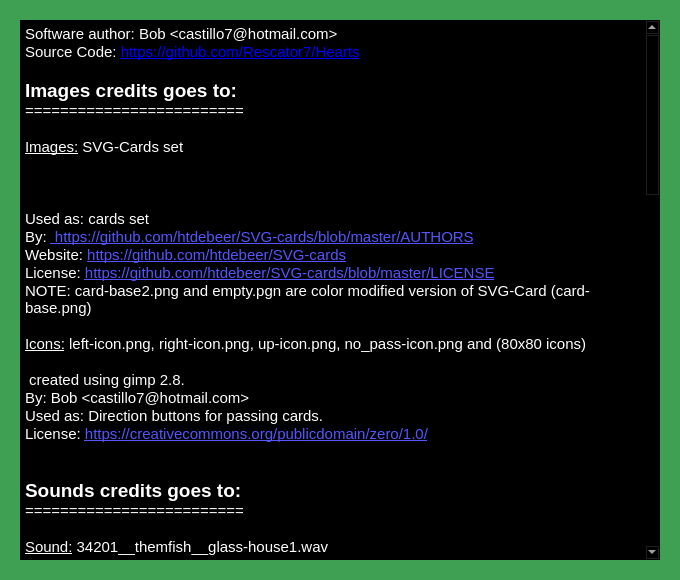
<?xml version="1.0" encoding="UTF-8"?>
<ui version="4.0">
 <class>Credits</class>
 <widget class="QDialog" name="Credits">
  <property name="geometry">
   <rect>
    <x>0</x>
    <y>0</y>
    <width>680</width>
    <height>580</height>
   </rect>
  </property>
  <property name="palette">
   <palette>
    <active>
     <colorrole role="WindowText">
      <brush brushstyle="SolidPattern">
       <color alpha="255">
        <red>0</red>
        <green>0</green>
        <blue>0</blue>
       </color>
      </brush>
     </colorrole>
     <colorrole role="Button">
      <brush brushstyle="SolidPattern">
       <color alpha="255">
        <red>63</red>
        <green>159</green>
        <blue>82</blue>
       </color>
      </brush>
     </colorrole>
     <colorrole role="Light">
      <brush brushstyle="SolidPattern">
       <color alpha="255">
        <red>94</red>
        <green>239</green>
        <blue>123</blue>
       </color>
      </brush>
     </colorrole>
     <colorrole role="Midlight">
      <brush brushstyle="SolidPattern">
       <color alpha="255">
        <red>78</red>
        <green>199</green>
        <blue>102</blue>
       </color>
      </brush>
     </colorrole>
     <colorrole role="Dark">
      <brush brushstyle="SolidPattern">
       <color alpha="255">
        <red>31</red>
        <green>79</green>
        <blue>41</blue>
       </color>
      </brush>
     </colorrole>
     <colorrole role="Mid">
      <brush brushstyle="SolidPattern">
       <color alpha="255">
        <red>42</red>
        <green>106</green>
        <blue>54</blue>
       </color>
      </brush>
     </colorrole>
     <colorrole role="Text">
      <brush brushstyle="SolidPattern">
       <color alpha="255">
        <red>0</red>
        <green>0</green>
        <blue>0</blue>
       </color>
      </brush>
     </colorrole>
     <colorrole role="BrightText">
      <brush brushstyle="SolidPattern">
       <color alpha="255">
        <red>255</red>
        <green>255</green>
        <blue>255</blue>
       </color>
      </brush>
     </colorrole>
     <colorrole role="ButtonText">
      <brush brushstyle="SolidPattern">
       <color alpha="255">
        <red>0</red>
        <green>0</green>
        <blue>0</blue>
       </color>
      </brush>
     </colorrole>
     <colorrole role="Base">
      <brush brushstyle="SolidPattern">
       <color alpha="255">
        <red>255</red>
        <green>255</green>
        <blue>255</blue>
       </color>
      </brush>
     </colorrole>
     <colorrole role="Window">
      <brush brushstyle="SolidPattern">
       <color alpha="255">
        <red>63</red>
        <green>159</green>
        <blue>82</blue>
       </color>
      </brush>
     </colorrole>
     <colorrole role="Shadow">
      <brush brushstyle="SolidPattern">
       <color alpha="255">
        <red>0</red>
        <green>0</green>
        <blue>0</blue>
       </color>
      </brush>
     </colorrole>
     <colorrole role="AlternateBase">
      <brush brushstyle="SolidPattern">
       <color alpha="255">
        <red>159</red>
        <green>207</green>
        <blue>168</blue>
       </color>
      </brush>
     </colorrole>
     <colorrole role="ToolTipBase">
      <brush brushstyle="SolidPattern">
       <color alpha="255">
        <red>255</red>
        <green>255</green>
        <blue>220</blue>
       </color>
      </brush>
     </colorrole>
     <colorrole role="ToolTipText">
      <brush brushstyle="SolidPattern">
       <color alpha="255">
        <red>0</red>
        <green>0</green>
        <blue>0</blue>
       </color>
      </brush>
     </colorrole>
    </active>
    <inactive>
     <colorrole role="WindowText">
      <brush brushstyle="SolidPattern">
       <color alpha="255">
        <red>0</red>
        <green>0</green>
        <blue>0</blue>
       </color>
      </brush>
     </colorrole>
     <colorrole role="Button">
      <brush brushstyle="SolidPattern">
       <color alpha="255">
        <red>63</red>
        <green>159</green>
        <blue>82</blue>
       </color>
      </brush>
     </colorrole>
     <colorrole role="Light">
      <brush brushstyle="SolidPattern">
       <color alpha="255">
        <red>94</red>
        <green>239</green>
        <blue>123</blue>
       </color>
      </brush>
     </colorrole>
     <colorrole role="Midlight">
      <brush brushstyle="SolidPattern">
       <color alpha="255">
        <red>78</red>
        <green>199</green>
        <blue>102</blue>
       </color>
      </brush>
     </colorrole>
     <colorrole role="Dark">
      <brush brushstyle="SolidPattern">
       <color alpha="255">
        <red>31</red>
        <green>79</green>
        <blue>41</blue>
       </color>
      </brush>
     </colorrole>
     <colorrole role="Mid">
      <brush brushstyle="SolidPattern">
       <color alpha="255">
        <red>42</red>
        <green>106</green>
        <blue>54</blue>
       </color>
      </brush>
     </colorrole>
     <colorrole role="Text">
      <brush brushstyle="SolidPattern">
       <color alpha="255">
        <red>0</red>
        <green>0</green>
        <blue>0</blue>
       </color>
      </brush>
     </colorrole>
     <colorrole role="BrightText">
      <brush brushstyle="SolidPattern">
       <color alpha="255">
        <red>255</red>
        <green>255</green>
        <blue>255</blue>
       </color>
      </brush>
     </colorrole>
     <colorrole role="ButtonText">
      <brush brushstyle="SolidPattern">
       <color alpha="255">
        <red>0</red>
        <green>0</green>
        <blue>0</blue>
       </color>
      </brush>
     </colorrole>
     <colorrole role="Base">
      <brush brushstyle="SolidPattern">
       <color alpha="255">
        <red>255</red>
        <green>255</green>
        <blue>255</blue>
       </color>
      </brush>
     </colorrole>
     <colorrole role="Window">
      <brush brushstyle="SolidPattern">
       <color alpha="255">
        <red>63</red>
        <green>159</green>
        <blue>82</blue>
       </color>
      </brush>
     </colorrole>
     <colorrole role="Shadow">
      <brush brushstyle="SolidPattern">
       <color alpha="255">
        <red>0</red>
        <green>0</green>
        <blue>0</blue>
       </color>
      </brush>
     </colorrole>
     <colorrole role="AlternateBase">
      <brush brushstyle="SolidPattern">
       <color alpha="255">
        <red>159</red>
        <green>207</green>
        <blue>168</blue>
       </color>
      </brush>
     </colorrole>
     <colorrole role="ToolTipBase">
      <brush brushstyle="SolidPattern">
       <color alpha="255">
        <red>255</red>
        <green>255</green>
        <blue>220</blue>
       </color>
      </brush>
     </colorrole>
     <colorrole role="ToolTipText">
      <brush brushstyle="SolidPattern">
       <color alpha="255">
        <red>0</red>
        <green>0</green>
        <blue>0</blue>
       </color>
      </brush>
     </colorrole>
    </inactive>
    <disabled>
     <colorrole role="WindowText">
      <brush brushstyle="SolidPattern">
       <color alpha="255">
        <red>31</red>
        <green>79</green>
        <blue>41</blue>
       </color>
      </brush>
     </colorrole>
     <colorrole role="Button">
      <brush brushstyle="SolidPattern">
       <color alpha="255">
        <red>63</red>
        <green>159</green>
        <blue>82</blue>
       </color>
      </brush>
     </colorrole>
     <colorrole role="Light">
      <brush brushstyle="SolidPattern">
       <color alpha="255">
        <red>94</red>
        <green>239</green>
        <blue>123</blue>
       </color>
      </brush>
     </colorrole>
     <colorrole role="Midlight">
      <brush brushstyle="SolidPattern">
       <color alpha="255">
        <red>78</red>
        <green>199</green>
        <blue>102</blue>
       </color>
      </brush>
     </colorrole>
     <colorrole role="Dark">
      <brush brushstyle="SolidPattern">
       <color alpha="255">
        <red>31</red>
        <green>79</green>
        <blue>41</blue>
       </color>
      </brush>
     </colorrole>
     <colorrole role="Mid">
      <brush brushstyle="SolidPattern">
       <color alpha="255">
        <red>42</red>
        <green>106</green>
        <blue>54</blue>
       </color>
      </brush>
     </colorrole>
     <colorrole role="Text">
      <brush brushstyle="SolidPattern">
       <color alpha="255">
        <red>31</red>
        <green>79</green>
        <blue>41</blue>
       </color>
      </brush>
     </colorrole>
     <colorrole role="BrightText">
      <brush brushstyle="SolidPattern">
       <color alpha="255">
        <red>255</red>
        <green>255</green>
        <blue>255</blue>
       </color>
      </brush>
     </colorrole>
     <colorrole role="ButtonText">
      <brush brushstyle="SolidPattern">
       <color alpha="255">
        <red>31</red>
        <green>79</green>
        <blue>41</blue>
       </color>
      </brush>
     </colorrole>
     <colorrole role="Base">
      <brush brushstyle="SolidPattern">
       <color alpha="255">
        <red>63</red>
        <green>159</green>
        <blue>82</blue>
       </color>
      </brush>
     </colorrole>
     <colorrole role="Window">
      <brush brushstyle="SolidPattern">
       <color alpha="255">
        <red>63</red>
        <green>159</green>
        <blue>82</blue>
       </color>
      </brush>
     </colorrole>
     <colorrole role="Shadow">
      <brush brushstyle="SolidPattern">
       <color alpha="255">
        <red>0</red>
        <green>0</green>
        <blue>0</blue>
       </color>
      </brush>
     </colorrole>
     <colorrole role="AlternateBase">
      <brush brushstyle="SolidPattern">
       <color alpha="255">
        <red>63</red>
        <green>159</green>
        <blue>82</blue>
       </color>
      </brush>
     </colorrole>
     <colorrole role="ToolTipBase">
      <brush brushstyle="SolidPattern">
       <color alpha="255">
        <red>255</red>
        <green>255</green>
        <blue>220</blue>
       </color>
      </brush>
     </colorrole>
     <colorrole role="ToolTipText">
      <brush brushstyle="SolidPattern">
       <color alpha="255">
        <red>0</red>
        <green>0</green>
        <blue>0</blue>
       </color>
      </brush>
     </colorrole>
    </disabled>
   </palette>
  </property>
  <property name="windowTitle">
   <string>Credits</string>
  </property>
  <widget class="QTextBrowser" name="textBrowser">
   <property name="geometry">
    <rect>
     <x>20</x>
     <y>20</y>
     <width>640</width>
     <height>540</height>
    </rect>
   </property>
   <property name="palette">
    <palette>
     <active>
      <colorrole role="WindowText">
       <brush brushstyle="SolidPattern">
        <color alpha="255">
         <red>255</red>
         <green>255</green>
         <blue>255</blue>
        </color>
       </brush>
      </colorrole>
      <colorrole role="Button">
       <brush brushstyle="SolidPattern">
        <color alpha="255">
         <red>0</red>
         <green>0</green>
         <blue>0</blue>
        </color>
       </brush>
      </colorrole>
      <colorrole role="Light">
       <brush brushstyle="SolidPattern">
        <color alpha="255">
         <red>0</red>
         <green>0</green>
         <blue>0</blue>
        </color>
       </brush>
      </colorrole>
      <colorrole role="Midlight">
       <brush brushstyle="SolidPattern">
        <color alpha="255">
         <red>0</red>
         <green>0</green>
         <blue>0</blue>
        </color>
       </brush>
      </colorrole>
      <colorrole role="Dark">
       <brush brushstyle="SolidPattern">
        <color alpha="255">
         <red>0</red>
         <green>0</green>
         <blue>0</blue>
        </color>
       </brush>
      </colorrole>
      <colorrole role="Mid">
       <brush brushstyle="SolidPattern">
        <color alpha="255">
         <red>0</red>
         <green>0</green>
         <blue>0</blue>
        </color>
       </brush>
      </colorrole>
      <colorrole role="Text">
       <brush brushstyle="SolidPattern">
        <color alpha="255">
         <red>255</red>
         <green>255</green>
         <blue>255</blue>
        </color>
       </brush>
      </colorrole>
      <colorrole role="BrightText">
       <brush brushstyle="SolidPattern">
        <color alpha="255">
         <red>255</red>
         <green>255</green>
         <blue>255</blue>
        </color>
       </brush>
      </colorrole>
      <colorrole role="ButtonText">
       <brush brushstyle="SolidPattern">
        <color alpha="255">
         <red>255</red>
         <green>255</green>
         <blue>255</blue>
        </color>
       </brush>
      </colorrole>
      <colorrole role="Base">
       <brush brushstyle="SolidPattern">
        <color alpha="255">
         <red>0</red>
         <green>0</green>
         <blue>0</blue>
        </color>
       </brush>
      </colorrole>
      <colorrole role="Window">
       <brush brushstyle="SolidPattern">
        <color alpha="255">
         <red>0</red>
         <green>0</green>
         <blue>0</blue>
        </color>
       </brush>
      </colorrole>
      <colorrole role="Shadow">
       <brush brushstyle="SolidPattern">
        <color alpha="255">
         <red>0</red>
         <green>0</green>
         <blue>0</blue>
        </color>
       </brush>
      </colorrole>
      <colorrole role="Link">
       <brush brushstyle="SolidPattern">
        <color alpha="255">
         <red>85</red>
         <green>85</green>
         <blue>255</blue>
        </color>
       </brush>
      </colorrole>
      <colorrole role="AlternateBase">
       <brush brushstyle="SolidPattern">
        <color alpha="255">
         <red>0</red>
         <green>0</green>
         <blue>0</blue>
        </color>
       </brush>
      </colorrole>
      <colorrole role="ToolTipBase">
       <brush brushstyle="SolidPattern">
        <color alpha="255">
         <red>255</red>
         <green>255</green>
         <blue>220</blue>
        </color>
       </brush>
      </colorrole>
      <colorrole role="ToolTipText">
       <brush brushstyle="SolidPattern">
        <color alpha="255">
         <red>0</red>
         <green>0</green>
         <blue>0</blue>
        </color>
       </brush>
      </colorrole>
     </active>
     <inactive>
      <colorrole role="WindowText">
       <brush brushstyle="SolidPattern">
        <color alpha="255">
         <red>255</red>
         <green>255</green>
         <blue>255</blue>
        </color>
       </brush>
      </colorrole>
      <colorrole role="Button">
       <brush brushstyle="SolidPattern">
        <color alpha="255">
         <red>0</red>
         <green>0</green>
         <blue>0</blue>
        </color>
       </brush>
      </colorrole>
      <colorrole role="Light">
       <brush brushstyle="SolidPattern">
        <color alpha="255">
         <red>0</red>
         <green>0</green>
         <blue>0</blue>
        </color>
       </brush>
      </colorrole>
      <colorrole role="Midlight">
       <brush brushstyle="SolidPattern">
        <color alpha="255">
         <red>0</red>
         <green>0</green>
         <blue>0</blue>
        </color>
       </brush>
      </colorrole>
      <colorrole role="Dark">
       <brush brushstyle="SolidPattern">
        <color alpha="255">
         <red>0</red>
         <green>0</green>
         <blue>0</blue>
        </color>
       </brush>
      </colorrole>
      <colorrole role="Mid">
       <brush brushstyle="SolidPattern">
        <color alpha="255">
         <red>0</red>
         <green>0</green>
         <blue>0</blue>
        </color>
       </brush>
      </colorrole>
      <colorrole role="Text">
       <brush brushstyle="SolidPattern">
        <color alpha="255">
         <red>255</red>
         <green>255</green>
         <blue>255</blue>
        </color>
       </brush>
      </colorrole>
      <colorrole role="BrightText">
       <brush brushstyle="SolidPattern">
        <color alpha="255">
         <red>255</red>
         <green>255</green>
         <blue>255</blue>
        </color>
       </brush>
      </colorrole>
      <colorrole role="ButtonText">
       <brush brushstyle="SolidPattern">
        <color alpha="255">
         <red>255</red>
         <green>255</green>
         <blue>255</blue>
        </color>
       </brush>
      </colorrole>
      <colorrole role="Base">
       <brush brushstyle="SolidPattern">
        <color alpha="255">
         <red>0</red>
         <green>0</green>
         <blue>0</blue>
        </color>
       </brush>
      </colorrole>
      <colorrole role="Window">
       <brush brushstyle="SolidPattern">
        <color alpha="255">
         <red>0</red>
         <green>0</green>
         <blue>0</blue>
        </color>
       </brush>
      </colorrole>
      <colorrole role="Shadow">
       <brush brushstyle="SolidPattern">
        <color alpha="255">
         <red>0</red>
         <green>0</green>
         <blue>0</blue>
        </color>
       </brush>
      </colorrole>
      <colorrole role="Link">
       <brush brushstyle="SolidPattern">
        <color alpha="255">
         <red>85</red>
         <green>85</green>
         <blue>255</blue>
        </color>
       </brush>
      </colorrole>
      <colorrole role="AlternateBase">
       <brush brushstyle="SolidPattern">
        <color alpha="255">
         <red>0</red>
         <green>0</green>
         <blue>0</blue>
        </color>
       </brush>
      </colorrole>
      <colorrole role="ToolTipBase">
       <brush brushstyle="SolidPattern">
        <color alpha="255">
         <red>255</red>
         <green>255</green>
         <blue>220</blue>
        </color>
       </brush>
      </colorrole>
      <colorrole role="ToolTipText">
       <brush brushstyle="SolidPattern">
        <color alpha="255">
         <red>0</red>
         <green>0</green>
         <blue>0</blue>
        </color>
       </brush>
      </colorrole>
     </inactive>
     <disabled>
      <colorrole role="WindowText">
       <brush brushstyle="SolidPattern">
        <color alpha="255">
         <red>0</red>
         <green>0</green>
         <blue>0</blue>
        </color>
       </brush>
      </colorrole>
      <colorrole role="Button">
       <brush brushstyle="SolidPattern">
        <color alpha="255">
         <red>0</red>
         <green>0</green>
         <blue>0</blue>
        </color>
       </brush>
      </colorrole>
      <colorrole role="Light">
       <brush brushstyle="SolidPattern">
        <color alpha="255">
         <red>0</red>
         <green>0</green>
         <blue>0</blue>
        </color>
       </brush>
      </colorrole>
      <colorrole role="Midlight">
       <brush brushstyle="SolidPattern">
        <color alpha="255">
         <red>0</red>
         <green>0</green>
         <blue>0</blue>
        </color>
       </brush>
      </colorrole>
      <colorrole role="Dark">
       <brush brushstyle="SolidPattern">
        <color alpha="255">
         <red>0</red>
         <green>0</green>
         <blue>0</blue>
        </color>
       </brush>
      </colorrole>
      <colorrole role="Mid">
       <brush brushstyle="SolidPattern">
        <color alpha="255">
         <red>0</red>
         <green>0</green>
         <blue>0</blue>
        </color>
       </brush>
      </colorrole>
      <colorrole role="Text">
       <brush brushstyle="SolidPattern">
        <color alpha="255">
         <red>0</red>
         <green>0</green>
         <blue>0</blue>
        </color>
       </brush>
      </colorrole>
      <colorrole role="BrightText">
       <brush brushstyle="SolidPattern">
        <color alpha="255">
         <red>255</red>
         <green>255</green>
         <blue>255</blue>
        </color>
       </brush>
      </colorrole>
      <colorrole role="ButtonText">
       <brush brushstyle="SolidPattern">
        <color alpha="255">
         <red>0</red>
         <green>0</green>
         <blue>0</blue>
        </color>
       </brush>
      </colorrole>
      <colorrole role="Base">
       <brush brushstyle="SolidPattern">
        <color alpha="255">
         <red>0</red>
         <green>0</green>
         <blue>0</blue>
        </color>
       </brush>
      </colorrole>
      <colorrole role="Window">
       <brush brushstyle="SolidPattern">
        <color alpha="255">
         <red>0</red>
         <green>0</green>
         <blue>0</blue>
        </color>
       </brush>
      </colorrole>
      <colorrole role="Shadow">
       <brush brushstyle="SolidPattern">
        <color alpha="255">
         <red>0</red>
         <green>0</green>
         <blue>0</blue>
        </color>
       </brush>
      </colorrole>
      <colorrole role="Link">
       <brush brushstyle="SolidPattern">
        <color alpha="255">
         <red>85</red>
         <green>85</green>
         <blue>255</blue>
        </color>
       </brush>
      </colorrole>
      <colorrole role="AlternateBase">
       <brush brushstyle="SolidPattern">
        <color alpha="255">
         <red>0</red>
         <green>0</green>
         <blue>0</blue>
        </color>
       </brush>
      </colorrole>
      <colorrole role="ToolTipBase">
       <brush brushstyle="SolidPattern">
        <color alpha="255">
         <red>255</red>
         <green>255</green>
         <blue>220</blue>
        </color>
       </brush>
      </colorrole>
      <colorrole role="ToolTipText">
       <brush brushstyle="SolidPattern">
        <color alpha="255">
         <red>0</red>
         <green>0</green>
         <blue>0</blue>
        </color>
       </brush>
      </colorrole>
     </disabled>
    </palette>
   </property>
   <property name="html">
    <string>&lt;!DOCTYPE HTML PUBLIC &quot;-//W3C//DTD HTML 4.0//EN&quot; &quot;http://www.w3.org/TR/REC-html40/strict.dtd&quot;&gt;
&lt;html&gt;&lt;head&gt;&lt;meta name=&quot;qrichtext&quot; content=&quot;1&quot; /&gt;&lt;style type=&quot;text/css&quot;&gt;
p, li { white-space: pre-wrap; }
&lt;/style&gt;&lt;/head&gt;&lt;body style=&quot; font-family:'Ubuntu'; font-size:11pt; font-weight:400; font-style:normal;&quot;&gt;
&lt;p style=&quot; margin-top:0px; margin-bottom:0px; margin-left:0px; margin-right:0px; -qt-block-indent:0; text-indent:0px;&quot;&gt;Software author: Bob &amp;lt;castillo7@hotmail.com&amp;gt;&lt;/p&gt;
&lt;p style=&quot; margin-top:0px; margin-bottom:0px; margin-left:0px; margin-right:0px; -qt-block-indent:0; text-indent:0px;&quot;&gt;Source Code: &lt;a href=&quot;https://github.com/Rescator7/Hearts&quot;&gt;&lt;span style=&quot; text-decoration: underline; color:#0000ff;&quot;&gt;https://github.com/Rescator7/Hearts&lt;/span&gt;&lt;/a&gt;&lt;/p&gt;
&lt;p style=&quot;-qt-paragraph-type:empty; margin-top:0px; margin-bottom:0px; margin-left:0px; margin-right:0px; -qt-block-indent:0; text-indent:0px;&quot;&gt;&lt;br /&gt;&lt;/p&gt;
&lt;p style=&quot; margin-top:0px; margin-bottom:0px; margin-left:0px; margin-right:0px; -qt-block-indent:0; text-indent:0px;&quot;&gt;&lt;span style=&quot; font-size:14pt; font-weight:600;&quot;&gt;Images credits goes to:&lt;/span&gt;&lt;/p&gt;
&lt;p style=&quot; margin-top:0px; margin-bottom:0px; margin-left:0px; margin-right:0px; -qt-block-indent:0; text-indent:0px;&quot;&gt;=========================&lt;/p&gt;
&lt;p style=&quot;-qt-paragraph-type:empty; margin-top:0px; margin-bottom:0px; margin-left:0px; margin-right:0px; -qt-block-indent:0; text-indent:0px;&quot;&gt;&lt;br /&gt;&lt;/p&gt;
&lt;p style=&quot; margin-top:0px; margin-bottom:0px; margin-left:0px; margin-right:0px; -qt-block-indent:0; text-indent:0px;&quot;&gt;&lt;span style=&quot; text-decoration: underline;&quot;&gt;Images:&lt;/span&gt; SVG-Cards set&lt;/p&gt;
&lt;p style=&quot;-qt-paragraph-type:empty; margin-top:0px; margin-bottom:0px; margin-left:0px; margin-right:0px; -qt-block-indent:0; text-indent:0px;&quot;&gt;&lt;br /&gt;&lt;/p&gt;
&lt;p style=&quot; margin-top:0px; margin-bottom:0px; margin-left:0px; margin-right:0px; -qt-block-indent:0; text-indent:0px;&quot;&gt;&lt;img src=&quot;:/SVG-cards/heart_1(80x115).png&quot; /&gt;&lt;/p&gt;
&lt;p style=&quot;-qt-paragraph-type:empty; margin-top:0px; margin-bottom:0px; margin-left:0px; margin-right:0px; -qt-block-indent:0; text-indent:0px;&quot;&gt;&lt;br /&gt;&lt;/p&gt;
&lt;p style=&quot; margin-top:0px; margin-bottom:0px; margin-left:0px; margin-right:0px; -qt-block-indent:0; text-indent:0px;&quot;&gt;Used as: cards set&lt;/p&gt;
&lt;p style=&quot; margin-top:0px; margin-bottom:0px; margin-left:0px; margin-right:0px; -qt-block-indent:0; text-indent:0px;&quot;&gt;By: &lt;a href=&quot;https://github.com/htdebeer/SVG-cards/blob/master/AUTHORS&quot;&gt;&lt;span style=&quot; text-decoration: underline; color:#5555ff;&quot;&gt; https://github.com/htdebeer/SVG-cards/blob/master/AUTHORS&lt;/span&gt;&lt;/a&gt;&lt;/p&gt;
&lt;p style=&quot; margin-top:0px; margin-bottom:0px; margin-left:0px; margin-right:0px; -qt-block-indent:0; text-indent:0px;&quot;&gt;Website: &lt;a href=&quot;https://github.com/htdebeer/SVG-cards&quot;&gt;&lt;span style=&quot; text-decoration: underline; color:#5555ff;&quot;&gt;https://github.com/htdebeer/SVG-cards&lt;/span&gt;&lt;/a&gt;&lt;/p&gt;
&lt;p style=&quot; margin-top:0px; margin-bottom:0px; margin-left:0px; margin-right:0px; -qt-block-indent:0; text-indent:0px;&quot;&gt;License: &lt;a href=&quot;https://github.com/htdebeer/SVG-cards/blob/master/LICENSE&quot;&gt;&lt;span style=&quot; text-decoration: underline; color:#5555ff;&quot;&gt;https://github.com/htdebeer/SVG-cards/blob/master/LICENSE&lt;/span&gt;&lt;/a&gt;&lt;/p&gt;
&lt;p style=&quot; margin-top:0px; margin-bottom:0px; margin-left:0px; margin-right:0px; -qt-block-indent:0; text-indent:0px;&quot;&gt;NOTE: card-base2.png and empty.pgn are color modified version of SVG-Card (card-base.png)&lt;/p&gt;
&lt;p style=&quot;-qt-paragraph-type:empty; margin-top:0px; margin-bottom:0px; margin-left:0px; margin-right:0px; -qt-block-indent:0; text-indent:0px;&quot;&gt;&lt;br /&gt;&lt;/p&gt;
&lt;p style=&quot; margin-top:0px; margin-bottom:0px; margin-left:0px; margin-right:0px; -qt-block-indent:0; text-indent:0px;&quot;&gt;&lt;span style=&quot; text-decoration: underline;&quot;&gt;Icons:&lt;/span&gt; left-icon.png, right-icon.png, up-icon.png, no_pass-icon.png and (80x80 icons)&lt;/p&gt;
&lt;p style=&quot;-qt-paragraph-type:empty; margin-top:0px; margin-bottom:0px; margin-left:0px; margin-right:0px; -qt-block-indent:0; text-indent:0px;&quot;&gt;&lt;br /&gt;&lt;/p&gt;
&lt;p style=&quot; margin-top:0px; margin-bottom:0px; margin-left:0px; margin-right:0px; -qt-block-indent:0; text-indent:0px;&quot;&gt;&lt;img src=&quot;:/icons/left-icon(80x80).png&quot; /&gt;&lt;img src=&quot;:/icons/right-icon(80x80).png&quot; /&gt;&lt;img src=&quot;:/icons/up-icon(80x80).png&quot; /&gt;&lt;img src=&quot;:/icons/no_pass-icon(80x80).png&quot; /&gt; created using gimp 2.8.&lt;/p&gt;
&lt;p style=&quot; margin-top:0px; margin-bottom:0px; margin-left:0px; margin-right:0px; -qt-block-indent:0; text-indent:0px;&quot;&gt;By: Bob &amp;lt;castillo7@hotmail.com&amp;gt;&lt;/p&gt;
&lt;p style=&quot; margin-top:0px; margin-bottom:0px; margin-left:0px; margin-right:0px; -qt-block-indent:0; text-indent:0px;&quot;&gt;Used as: Direction buttons for passing cards.&lt;/p&gt;
&lt;p style=&quot; margin-top:0px; margin-bottom:0px; margin-left:0px; margin-right:0px; -qt-block-indent:0; text-indent:0px;&quot;&gt;License: &lt;a href=&quot;https://creativecommons.org/publicdomain/zero/1.0/&quot;&gt;&lt;span style=&quot; text-decoration: underline; color:#5555ff;&quot;&gt;https://creativecommons.org/publicdomain/zero/1.0/&lt;/span&gt;&lt;/a&gt;&lt;/p&gt;
&lt;p style=&quot;-qt-paragraph-type:empty; margin-top:0px; margin-bottom:0px; margin-left:0px; margin-right:0px; -qt-block-indent:0; text-indent:0px; text-decoration: underline; color:#0000ff;&quot;&gt;&lt;br /&gt;&lt;/p&gt;
&lt;p style=&quot;-qt-paragraph-type:empty; margin-top:0px; margin-bottom:0px; margin-left:0px; margin-right:0px; -qt-block-indent:0; text-indent:0px;&quot;&gt;&lt;br /&gt;&lt;/p&gt;
&lt;p style=&quot; margin-top:0px; margin-bottom:0px; margin-left:0px; margin-right:0px; -qt-block-indent:0; text-indent:0px;&quot;&gt;&lt;span style=&quot; font-size:14pt; font-weight:600;&quot;&gt;Sounds credits goes to:&lt;/span&gt;&lt;/p&gt;
&lt;p style=&quot; margin-top:0px; margin-bottom:0px; margin-left:0px; margin-right:0px; -qt-block-indent:0; text-indent:0px;&quot;&gt;=========================&lt;/p&gt;
&lt;p style=&quot;-qt-paragraph-type:empty; margin-top:0px; margin-bottom:0px; margin-left:0px; margin-right:0px; -qt-block-indent:0; text-indent:0px;&quot;&gt;&lt;br /&gt;&lt;/p&gt;
&lt;p style=&quot; margin-top:0px; margin-bottom:0px; margin-left:0px; margin-right:0px; -qt-block-indent:0; text-indent:0px;&quot;&gt;&lt;span style=&quot; text-decoration: underline;&quot;&gt;Sound:&lt;/span&gt; 34201__themfish__glass-house1.wav&lt;/p&gt;
&lt;p style=&quot; margin-top:0px; margin-bottom:0px; margin-left:0px; margin-right:0px; -qt-block-indent:0; text-indent:0px;&quot;&gt;Used as: snd_breaking_heart&lt;/p&gt;
&lt;p style=&quot; margin-top:0px; margin-bottom:0px; margin-left:0px; margin-right:0px; -qt-block-indent:0; text-indent:0px;&quot;&gt;By: themfish&lt;/p&gt;
&lt;p style=&quot; margin-top:0px; margin-bottom:0px; margin-left:0px; margin-right:0px; -qt-block-indent:0; text-indent:0px;&quot;&gt;Website: &lt;a href=&quot;https://freesound.org/people/themfish/&quot;&gt;&lt;span style=&quot; text-decoration: underline; color:#5555ff;&quot;&gt;https://freesound.org/people/themfish/&lt;/span&gt;&lt;/a&gt;&lt;/p&gt;
&lt;p style=&quot; margin-top:0px; margin-bottom:0px; margin-left:0px; margin-right:0px; -qt-block-indent:0; text-indent:0px;&quot;&gt;License: &lt;a href=&quot;https://creativecommons.org/licenses/by/3.0/&quot;&gt;&lt;span style=&quot; text-decoration: underline; color:#5555ff;&quot;&gt;https://creativecommons.org/licenses/by/3.0/&lt;/span&gt;&lt;/a&gt;&lt;/p&gt;
&lt;p style=&quot;-qt-paragraph-type:empty; margin-top:0px; margin-bottom:0px; margin-left:0px; margin-right:0px; -qt-block-indent:0; text-indent:0px;&quot;&gt;&lt;br /&gt;&lt;/p&gt;
&lt;p style=&quot; margin-top:0px; margin-bottom:0px; margin-left:0px; margin-right:0px; -qt-block-indent:0; text-indent:0px;&quot;&gt;&lt;span style=&quot; text-decoration: underline;&quot;&gt;Sound:&lt;/span&gt; 240777__f4ngy__dealing-card.wav&lt;/p&gt;
&lt;p style=&quot; margin-top:0px; margin-bottom:0px; margin-left:0px; margin-right:0px; -qt-block-indent:0; text-indent:0px;&quot;&gt;Used as: snd_dealing_card&lt;/p&gt;
&lt;p style=&quot; margin-top:0px; margin-bottom:0px; margin-left:0px; margin-right:0px; -qt-block-indent:0; text-indent:0px;&quot;&gt;By: f4ngy&lt;/p&gt;
&lt;p style=&quot; margin-top:0px; margin-bottom:0px; margin-left:0px; margin-right:0px; -qt-block-indent:0; text-indent:0px;&quot;&gt;Website: &lt;a href=&quot;https://freesound.org/people/f4ngy/&quot;&gt;&lt;span style=&quot; text-decoration: underline; color:#5555ff;&quot;&gt;https://freesound.org/people/f4ngy/&lt;/span&gt;&lt;/a&gt;&lt;/p&gt;
&lt;p style=&quot; margin-top:0px; margin-bottom:0px; margin-left:0px; margin-right:0px; -qt-block-indent:0; text-indent:0px;&quot;&gt;License: &lt;a href=&quot;https://creativecommons.org/licenses/by/3.0/&quot;&gt;&lt;span style=&quot; text-decoration: underline; color:#5555ff;&quot;&gt;https://creativecommons.org/licenses/by/3.0/&lt;/span&gt;&lt;/a&gt;&lt;/p&gt;
&lt;p style=&quot;-qt-paragraph-type:empty; margin-top:0px; margin-bottom:0px; margin-left:0px; margin-right:0px; -qt-block-indent:0; text-indent:0px;&quot;&gt;&lt;br /&gt;&lt;/p&gt;
&lt;p style=&quot; margin-top:0px; margin-bottom:0px; margin-left:0px; margin-right:0px; -qt-block-indent:0; text-indent:0px;&quot;&gt;&lt;span style=&quot; text-decoration: underline;&quot;&gt;Sound:&lt;/span&gt; 253886__themusicalnomad__negative-beeps.wav&lt;/p&gt;
&lt;p style=&quot; margin-top:0px; margin-bottom:0px; margin-left:0px; margin-right:0px; -qt-block-indent:0; text-indent:0px;&quot;&gt;Used as: snd_error&lt;/p&gt;
&lt;p style=&quot; margin-top:0px; margin-bottom:0px; margin-left:0px; margin-right:0px; -qt-block-indent:0; text-indent:0px;&quot;&gt;By: themusicalnomad&lt;/p&gt;
&lt;p style=&quot; margin-top:0px; margin-bottom:0px; margin-left:0px; margin-right:0px; -qt-block-indent:0; text-indent:0px;&quot;&gt;Website: &lt;a href=&quot;https://freesound.org/people/themusicalnomad/&quot;&gt;&lt;span style=&quot; text-decoration: underline; color:#5555ff;&quot;&gt;https://freesound.org/people/themusicalnomad/&lt;/span&gt;&lt;/a&gt;&lt;/p&gt;
&lt;p style=&quot; margin-top:0px; margin-bottom:0px; margin-left:0px; margin-right:0px; -qt-block-indent:0; text-indent:0px;&quot;&gt;License: &lt;a href=&quot;https://creativecommons.org/publicdomain/zero/1.0/&quot;&gt;&lt;span style=&quot; text-decoration: underline; color:#5555ff;&quot;&gt;https://creativecommons.org/publicdomain/zero/1.0/&lt;/span&gt;&lt;/a&gt;&lt;/p&gt;
&lt;p style=&quot;-qt-paragraph-type:empty; margin-top:0px; margin-bottom:0px; margin-left:0px; margin-right:0px; -qt-block-indent:0; text-indent:0px;&quot;&gt;&lt;br /&gt;&lt;/p&gt;
&lt;p style=&quot; margin-top:0px; margin-bottom:0px; margin-left:0px; margin-right:0px; -qt-block-indent:0; text-indent:0px;&quot;&gt;&lt;span style=&quot; text-decoration: underline;&quot;&gt;Sound:&lt;/span&gt; 133283__fins__game-over.wav&lt;/p&gt;
&lt;p style=&quot; margin-top:0px; margin-bottom:0px; margin-left:0px; margin-right:0px; -qt-block-indent:0; text-indent:0px;&quot;&gt;Used as: snd_game_over&lt;/p&gt;
&lt;p style=&quot; margin-top:0px; margin-bottom:0px; margin-left:0px; margin-right:0px; -qt-block-indent:0; text-indent:0px;&quot;&gt;By: fins&lt;/p&gt;
&lt;p style=&quot; margin-top:0px; margin-bottom:0px; margin-left:0px; margin-right:0px; -qt-block-indent:0; text-indent:0px;&quot;&gt;Website: &lt;a href=&quot;https://freesound.org/people/fins/&quot;&gt;&lt;span style=&quot; text-decoration: underline; color:#5555ff;&quot;&gt;https://freesound.org/people/fins/&lt;/span&gt;&lt;/a&gt;&lt;/p&gt;
&lt;p style=&quot; margin-top:0px; margin-bottom:0px; margin-left:0px; margin-right:0px; -qt-block-indent:0; text-indent:0px;&quot;&gt;License: &lt;a href=&quot;https://creativecommons.org/publicdomain/zero/1.0/&quot;&gt;&lt;span style=&quot; text-decoration: underline; color:#5555ff;&quot;&gt;https://creativecommons.org/publicdomain/zero/1.0/&lt;/span&gt;&lt;/a&gt;&lt;/p&gt;
&lt;p style=&quot;-qt-paragraph-type:empty; margin-top:0px; margin-bottom:0px; margin-left:0px; margin-right:0px; -qt-block-indent:0; text-indent:0px;&quot;&gt;&lt;br /&gt;&lt;/p&gt;
&lt;p style=&quot; margin-top:0px; margin-bottom:0px; margin-left:0px; margin-right:0px; -qt-block-indent:0; text-indent:0px;&quot;&gt;&lt;span style=&quot; text-decoration: underline;&quot;&gt;Sound:&lt;/span&gt; 171671__fins__success-1.wav&lt;/p&gt;
&lt;p style=&quot; margin-top:0px; margin-bottom:0px; margin-left:0px; margin-right:0px; -qt-block-indent:0; text-indent:0px;&quot;&gt;Used as: snd_shoot_moon&lt;/p&gt;
&lt;p style=&quot; margin-top:0px; margin-bottom:0px; margin-left:0px; margin-right:0px; -qt-block-indent:0; text-indent:0px;&quot;&gt;By: fins&lt;/p&gt;
&lt;p style=&quot; margin-top:0px; margin-bottom:0px; margin-left:0px; margin-right:0px; -qt-block-indent:0; text-indent:0px;&quot;&gt;Website: &lt;a href=&quot;https://freesound.org/people/fins/&quot;&gt;&lt;span style=&quot; text-decoration: underline; color:#5555ff;&quot;&gt;https://freesound.org/people/fins/&lt;/span&gt;&lt;/a&gt;&lt;/p&gt;
&lt;p style=&quot; margin-top:0px; margin-bottom:0px; margin-left:0px; margin-right:0px; -qt-block-indent:0; text-indent:0px;&quot;&gt;License: &lt;a href=&quot;https://creativecommons.org/publicdomain/zero/1.0/&quot;&gt;&lt;span style=&quot; text-decoration: underline; color:#5555ff;&quot;&gt;https://creativecommons.org/publicdomain/zero/1.0/&lt;/span&gt;&lt;/a&gt;&lt;/p&gt;
&lt;p style=&quot;-qt-paragraph-type:empty; margin-top:0px; margin-bottom:0px; margin-left:0px; margin-right:0px; -qt-block-indent:0; text-indent:0px;&quot;&gt;&lt;br /&gt;&lt;/p&gt;
&lt;p style=&quot; margin-top:0px; margin-bottom:0px; margin-left:0px; margin-right:0px; -qt-block-indent:0; text-indent:0px;&quot;&gt;&lt;span style=&quot; text-decoration: underline;&quot;&gt;Sound:&lt;/span&gt; Soundwhich - Correct (LittleRainySeasons) [public].wav&lt;/p&gt;
&lt;p style=&quot; margin-top:0px; margin-bottom:0px; margin-left:0px; margin-right:0px; -qt-block-indent:0; text-indent:0px;&quot;&gt;Used as: snd_your_turn&lt;/p&gt;
&lt;p style=&quot; margin-top:0px; margin-bottom:0px; margin-left:0px; margin-right:0px; -qt-block-indent:0; text-indent:0px;&quot;&gt;By: LittleRainySeasons&lt;/p&gt;
&lt;p style=&quot; margin-top:0px; margin-bottom:0px; margin-left:0px; margin-right:0px; -qt-block-indent:0; text-indent:0px;&quot;&gt;Website: &lt;a href=&quot;https://freesound.org/people/LittleRainySeasons/&quot;&gt;&lt;span style=&quot; text-decoration: underline; color:#5555ff;&quot;&gt;https://freesound.org/people/LittleRainySeasons/&lt;/span&gt;&lt;/a&gt;&lt;/p&gt;
&lt;p style=&quot; margin-top:0px; margin-bottom:0px; margin-left:0px; margin-right:0px; -qt-block-indent:0; text-indent:0px;&quot;&gt;License: &lt;a href=&quot;https://creativecommons.org/publicdomain/zero/1.0/&quot;&gt;&lt;span style=&quot; text-decoration: underline; color:#5555ff;&quot;&gt;https://creativecommons.org/publicdomain/zero/1.0/&lt;/span&gt;&lt;/a&gt;&lt;/p&gt;
&lt;p style=&quot;-qt-paragraph-type:empty; margin-top:0px; margin-bottom:0px; margin-left:0px; margin-right:0px; -qt-block-indent:0; text-indent:0px;&quot;&gt;&lt;br /&gt;&lt;/p&gt;
&lt;p style=&quot; margin-top:0px; margin-bottom:0px; margin-left:0px; margin-right:0px; -qt-block-indent:0; text-indent:0px;&quot;&gt;&lt;span style=&quot; text-decoration: underline;&quot;&gt;Sound:&lt;/span&gt; 344013__reitanna__high-pitched-ah2.wav&lt;/p&gt;
&lt;p style=&quot; margin-top:0px; margin-bottom:0px; margin-left:0px; margin-right:0px; -qt-block-indent:0; text-indent:0px;&quot;&gt;Used as: snd_queen_spade&lt;/p&gt;
&lt;p style=&quot; margin-top:0px; margin-bottom:0px; margin-left:0px; margin-right:0px; -qt-block-indent:0; text-indent:0px;&quot;&gt;By: Reitanna&lt;/p&gt;
&lt;p style=&quot; margin-top:0px; margin-bottom:0px; margin-left:0px; margin-right:0px; -qt-block-indent:0; text-indent:0px;&quot;&gt;Website: &lt;a href=&quot;https://freesound.org/people/Reitanna/&quot;&gt;&lt;span style=&quot; text-decoration: underline; color:#5555ff;&quot;&gt;https://freesound.org/people/Reitanna/&lt;/span&gt;&lt;/a&gt;&lt;/p&gt;
&lt;p style=&quot; margin-top:0px; margin-bottom:0px; margin-left:0px; margin-right:0px; -qt-block-indent:0; text-indent:0px;&quot;&gt;License: &lt;a href=&quot;https://creativecommons.org/publicdomain/zero/1.0/&quot;&gt;&lt;span style=&quot; text-decoration: underline; color:#5555ff;&quot;&gt;https://creativecommons.org/publicdomain/zero/1.0/&lt;/span&gt;&lt;/a&gt;&lt;/p&gt;
&lt;p style=&quot;-qt-paragraph-type:empty; margin-top:0px; margin-bottom:0px; margin-left:0px; margin-right:0px; -qt-block-indent:0; text-indent:0px;&quot;&gt;&lt;br /&gt;&lt;/p&gt;
&lt;p style=&quot; margin-top:0px; margin-bottom:0px; margin-left:0px; margin-right:0px; -qt-block-indent:0; text-indent:0px;&quot;&gt;&lt;span style=&quot; text-decoration: underline;&quot;&gt;Sound:&lt;/span&gt; 6127__bmaczero__contact1.wav&lt;/p&gt;
&lt;p style=&quot; margin-top:0px; margin-bottom:0px; margin-left:0px; margin-right:0px; -qt-block-indent:0; text-indent:0px;&quot;&gt;Used as: snd_contact&lt;/p&gt;
&lt;p style=&quot; margin-top:0px; margin-bottom:0px; margin-left:0px; margin-right:0px; -qt-block-indent:0; text-indent:0px;&quot;&gt;By: BMacZero&lt;/p&gt;
&lt;p style=&quot; margin-top:0px; margin-bottom:0px; margin-left:0px; margin-right:0px; -qt-block-indent:0; text-indent:0px;&quot;&gt;Website: &lt;a href=&quot;https://freesound.org/people/BMacZero/&quot;&gt;&lt;span style=&quot; text-decoration: underline; color:#5555ff;&quot;&gt;https://freesound.org/people/BMacZero/&lt;/span&gt;&lt;/a&gt;&lt;/p&gt;
&lt;p style=&quot; margin-top:0px; margin-bottom:0px; margin-left:0px; margin-right:0px; -qt-block-indent:0; text-indent:0px;&quot;&gt;License: &lt;a href=&quot;https://creativecommons.org/publicdomain/zero/1.0/&quot;&gt;&lt;span style=&quot; text-decoration: underline; color:#5555ff;&quot;&gt;https://creativecommons.org/publicdomain/zero/1.0/&lt;/span&gt;&lt;/a&gt;&lt;/p&gt;
&lt;p style=&quot;-qt-paragraph-type:empty; margin-top:0px; margin-bottom:0px; margin-left:0px; margin-right:0px; -qt-block-indent:0; text-indent:0px;&quot;&gt;&lt;br /&gt;&lt;/p&gt;
&lt;p style=&quot; margin-top:0px; margin-bottom:0px; margin-left:0px; margin-right:0px; -qt-block-indent:0; text-indent:0px;&quot;&gt;&lt;span style=&quot; text-decoration: underline;&quot;&gt;Sound:&lt;/span&gt; 434472__dersuperanton__taking-card.wav&lt;/p&gt;
&lt;p style=&quot; margin-top:0px; margin-bottom:0px; margin-left:0px; margin-right:0px; -qt-block-indent:0; text-indent:0px;&quot;&gt;Used as: snd_passing_cards&lt;/p&gt;
&lt;p style=&quot; margin-top:0px; margin-bottom:0px; margin-left:0px; margin-right:0px; -qt-block-indent:0; text-indent:0px;&quot;&gt;By: dersuperanton&lt;/p&gt;
&lt;p style=&quot; margin-top:0px; margin-bottom:0px; margin-left:0px; margin-right:0px; -qt-block-indent:0; text-indent:0px;&quot;&gt;Website: &lt;a href=&quot;https://freesound.org/people/dersuperanton/&quot;&gt;&lt;span style=&quot; text-decoration: underline; color:#5555ff;&quot;&gt;https://freesound.org/people/dersuperanton/&lt;/span&gt;&lt;/a&gt;&lt;/p&gt;
&lt;p style=&quot; margin-top:0px; margin-bottom:0px; margin-left:0px; margin-right:0px; -qt-block-indent:0; text-indent:0px;&quot;&gt;License: &lt;a href=&quot;https://creativecommons.org/licenses/by/3.0/&quot;&gt;&lt;span style=&quot; text-decoration: underline; color:#5555ff;&quot;&gt;https://creativecommons.org/licenses/by/3.0/&lt;/span&gt;&lt;/a&gt;&lt;/p&gt;
&lt;p style=&quot;-qt-paragraph-type:empty; margin-top:0px; margin-bottom:0px; margin-left:0px; margin-right:0px; -qt-block-indent:0; text-indent:0px;&quot;&gt;&lt;br /&gt;&lt;/p&gt;
&lt;p style=&quot; margin-top:0px; margin-bottom:0px; margin-left:0px; margin-right:0px; -qt-block-indent:0; text-indent:0px;&quot;&gt;&lt;span style=&quot; text-decoration: underline;&quot;&gt;Sound:&lt;/span&gt; 423767__someonecool14__card-shuffling.wav&lt;/p&gt;
&lt;p style=&quot; margin-top:0px; margin-bottom:0px; margin-left:0px; margin-right:0px; -qt-block-indent:0; text-indent:0px;&quot;&gt;Used as: snd_shuffling_cards&lt;/p&gt;
&lt;p style=&quot; margin-top:0px; margin-bottom:0px; margin-left:0px; margin-right:0px; -qt-block-indent:0; text-indent:0px;&quot;&gt;By: SomeoneCool14&lt;/p&gt;
&lt;p style=&quot; margin-top:0px; margin-bottom:0px; margin-left:0px; margin-right:0px; -qt-block-indent:0; text-indent:0px;&quot;&gt;Website: &lt;a href=&quot;https://freesound.org/people/SomeoneCool14/&quot;&gt;&lt;span style=&quot; text-decoration: underline; color:#5555ff;&quot;&gt;https://freesound.org/people/SomeoneCool14/&lt;/span&gt;&lt;/a&gt;&lt;/p&gt;
&lt;p style=&quot; margin-top:0px; margin-bottom:0px; margin-left:0px; margin-right:0px; -qt-block-indent:0; text-indent:0px;&quot;&gt;License: &lt;a href=&quot;https://creativecommons.org/publicdomain/zero/1.0/&quot;&gt;&lt;span style=&quot; text-decoration: underline; color:#5555ff;&quot;&gt;https://creativecommons.org/publicdomain/zero/1.0/&lt;/span&gt;&lt;/a&gt;&lt;/p&gt;
&lt;p style=&quot;-qt-paragraph-type:empty; margin-top:0px; margin-bottom:0px; margin-left:0px; margin-right:0px; -qt-block-indent:0; text-indent:0px;&quot;&gt;&lt;br /&gt;&lt;/p&gt;
&lt;p style=&quot; margin-top:0px; margin-bottom:0px; margin-left:0px; margin-right:0px; -qt-block-indent:0; text-indent:0px;&quot;&gt;&lt;span style=&quot; text-decoration: underline;&quot;&gt;Sound:&lt;/span&gt; 400163__vitovsky1__fanfare-short.wav&lt;/p&gt;
&lt;p style=&quot; margin-top:0px; margin-bottom:0px; margin-left:0px; margin-right:0px; -qt-block-indent:0; text-indent:0px;&quot;&gt;Used as: snd_perfect_100&lt;/p&gt;
&lt;p style=&quot; margin-top:0px; margin-bottom:0px; margin-left:0px; margin-right:0px; -qt-block-indent:0; text-indent:0px;&quot;&gt;By: vitovsky1&lt;/p&gt;
&lt;p style=&quot; margin-top:0px; margin-bottom:0px; margin-left:0px; margin-right:0px; -qt-block-indent:0; text-indent:0px;&quot;&gt;Website: &lt;a href=&quot;https://freesound.org/people/vitovsky1/&quot;&gt;&lt;span style=&quot; text-decoration: underline; color:#5555ff;&quot;&gt;https://freesound.org/people/vitovsky1/&lt;/span&gt;&lt;/a&gt;&lt;/p&gt;
&lt;p style=&quot; margin-top:0px; margin-bottom:0px; margin-left:0px; margin-right:0px; -qt-block-indent:0; text-indent:0px;&quot;&gt;License: &lt;a href=&quot;vitovsky1&quot;&gt;&lt;span style=&quot; text-decoration: underline; color:#5555ff;&quot;&gt;https://creativecommons.org/licenses/by/3.0/&lt;/span&gt;&lt;/a&gt;&lt;/p&gt;
&lt;p style=&quot;-qt-paragraph-type:empty; margin-top:0px; margin-bottom:0px; margin-left:0px; margin-right:0px; -qt-block-indent:0; text-indent:0px;&quot;&gt;&lt;br /&gt;&lt;/p&gt;&lt;/body&gt;&lt;/html&gt;</string>
   </property>
   <property name="openExternalLinks">
    <bool>true</bool>
   </property>
  </widget>
 </widget>
 <resources/>
 <connections/>
</ui>
